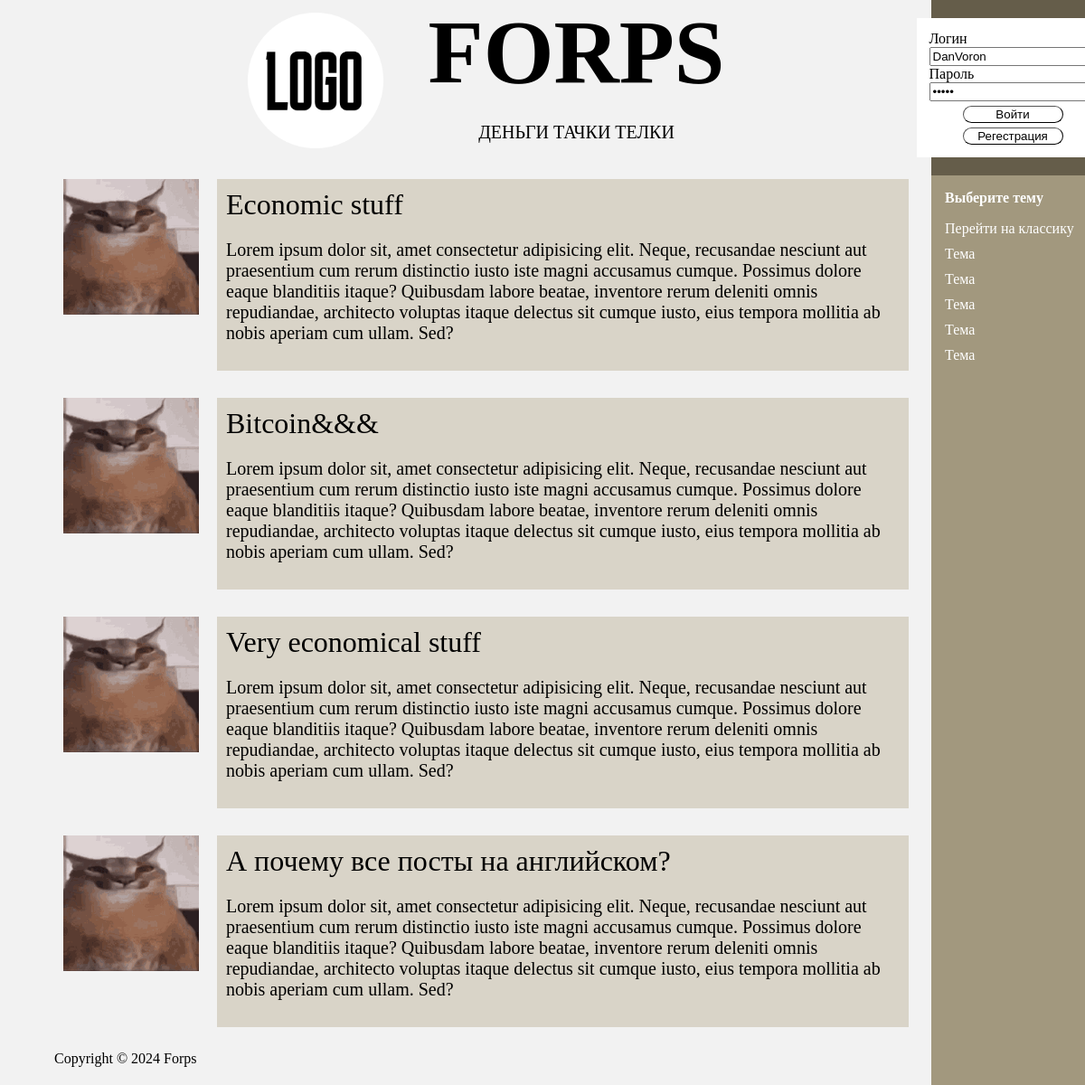
/coffee/, run on an earlier commit of the app's database.
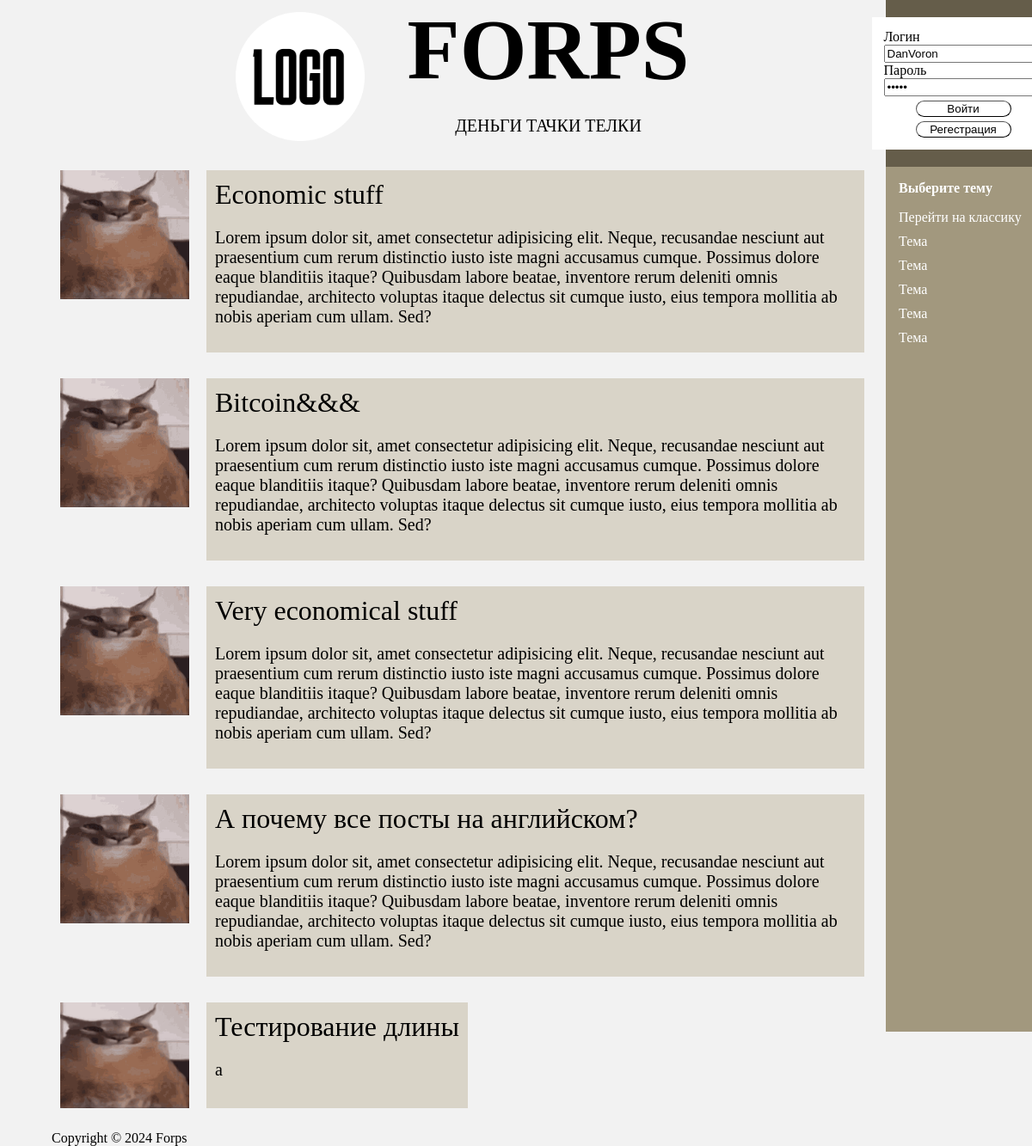
And on a later commit of the database.
### myapp1/models.py (models this page shows, shortened)
class Posts(models.Model):
    header=models.CharField(max_length=40,blank=False)
    text=models.CharField(max_length=350,blank=False)

### myapp1/views.py (the view)
# urls.py: path('coffee/',coffe_page,name="coffee"),
def coffe_page(request):
    all_posts = Posts.objects.all()
    return render(request, 'Coffee.html', context={'data':all_posts})#контекст для передачи

### templates/Coffee.html (shortened to what this page needs)
{% load static %}
<!DOCTYPE html>
<html lang="en">
<head>
    <link rel="stylesheet" href="{% static 'css/CoffeeStyles.css'%}">
</head>
<body>
    <div class="splitter">
        <div class="left">
            <header>
                <img id="logo" src="{% static 'img/Group 49.png'%}" alt="logo">
                <div class="headertextcontainer">
                <h1>FORPS</h1>
                <p class="headerp">ДЕНЬГИ ТАЧКИ ТЕЛКИ</p>
                </div>
            </header>
            <main>
                {%for i in data%}
                    <div class="post">
                    <img src="{% static 'img/яжду-floppa.gif'%}" alt="">
                    <div class="textcontainer">
                        <a class="postHeader" href="{% url 'post_list' i.pk %}">{{i.header}}</a>
                        <p class="postParagrhaph">{{i.text}}</p>
                    </div>
                </div>
                {%endfor%}
            </main>
            <footer><p>Copyright © 2024 Forps</p></footer>
        </div>
        <div class="right">
                <div class="RegLogContaienr" >
                   <div class="whitecube">
                    <label>Логин <br> <input type="text"  value="DanVoron"></label>
                    <label>Пароль <br><input type="password" value="12345" p></label>
                    <button class="AuthButt">Войти</button>
                    <button class="AuthButt">Регестрация</button>
                   </div>
                </div>
            <div class="themescontainer">
                <p>Выберите тему</p>
                <a class="themebutt" href="{% url 'index' %}" targer="_blank">Перейти на классику</a>
                <a class="themebutt" href="google.com" targer="_blank">Тема</a>
                <a class="themebutt" href="google.com" targer="_blank">Тема</a>
                <a class="themebutt" href="google.com" targer="_blank">Тема</a>
                <a class="themebutt" href="google.com" targer="_blank">Тема</a>
                <a class="themebutt" href="google.com" targer="_blank">Тема</a>
            </div>
        </div>
    </div>
</body>
</html>

What changed in the data, as far as the page shows it:
added Posts: header "Тестирование длины", text "а"
